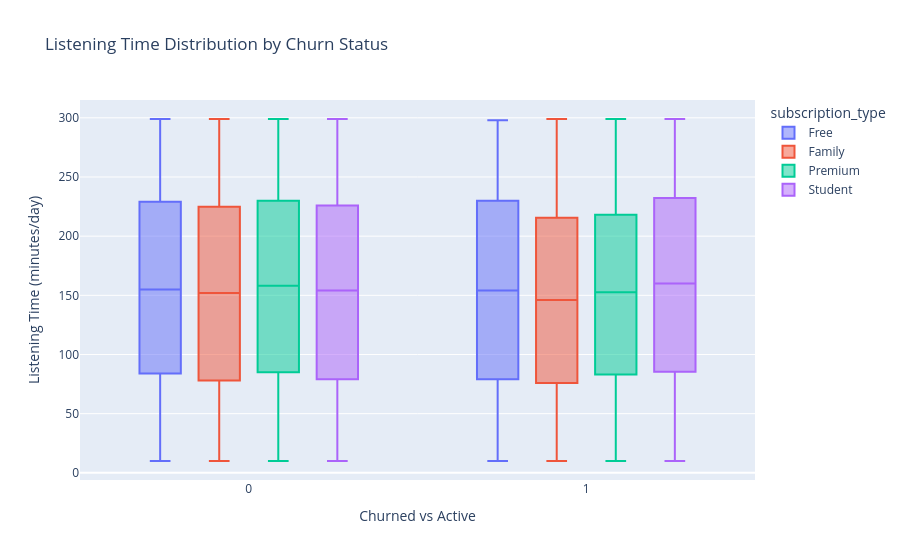

Notebook source saved alongside this figure:
### Markdown cell above
#### LISTENING TIME VS CHURN :

### Code cell
fig = px.box(df, x = "is_churned", y = "listening_time", color = "subscription_type",
             title = "Listening Time Distribution by Churn Status",
        labels = {"is_churned":"Churned vs Active","listening_time":"Listening Time (minutes/day)"})
fig.show()

### Figure 1 — Plotly figure (JSON) as saved in the notebook; plotly's stock layout.template omitted (floating-point values rounded to 4 significant figures; data arrays with more than 128 entries replaced by an {"elided": "..."} marker saying what was removed)
{"data": [{"alignmentgroup": "True", "hovertemplate": "subscription_type=Free<br>Churned vs Active=%{x}<br>Listening Time (minutes/day)=%{y}<extra></extra>", "legendgroup": "Free", "marker": {"color": "#636efa"}, "name": "Free", "notched": false, "offsetgroup": "Free", "orientation": "v", "showlegend": true, "type": "box", "x": {"elided": "2018 int values"}, "x0": " ", "xaxis": "x", "y": {"elided": "2018 int values"}, "y0": " ", "yaxis": "y"}, {"alignmentgroup": "True", "hovertemplate": "subscription_type=Family<br>Churned vs Active=%{x}<br>Listening Time (minutes/day)=%{y}<extra></extra>", "legendgroup": "Family", "marker": {"color": "#EF553B"}, "name": "Family", "notched": false, "offsetgroup": "Family", "orientation": "v", "showlegend": true, "type": "box", "x": {"elided": "1908 int values"}, "x0": " ", "xaxis": "x", "y": {"elided": "1908 int values"}, "y0": " ", "yaxis": "y"}, {"alignmentgroup": "True", "hovertemplate": "subscription_type=Premium<br>Churned vs Active=%{x}<br>Listening Time (minutes/day)=%{y}<extra></extra>", "legendgroup": "Premium", "marker": {"color": "#00cc96"}, "name": "Premium", "notched": false, "offsetgroup": "Premium", "orientation": "v", "showlegend": true, "type": "box", "x": {"elided": "2115 int values"}, "x0": " ", "xaxis": "x", "y": {"elided": "2115 int values"}, "y0": " ", "yaxis": "y"}, {"alignmentgroup": "True", "hovertemplate": "subscription_type=Student<br>Churned vs Active=%{x}<br>Listening Time (minutes/day)=%{y}<extra></extra>", "legendgroup": "Student", "marker": {"color": "#ab63fa"}, "name": "Student", "notched": false, "offsetgroup": "Student", "orientation": "v", "showlegend": true, "type": "box", "x": {"elided": "1959 int values"}, "x0": " ", "xaxis": "x", "y": {"elided": "1959 int values"}, "y0": " ", "yaxis": "y"}], "layout": {"boxmode": "group", "legend": {"title": {"text": "subscription_type"}, "tracegroupgap": 0}, "title": {"text": "Listening Time Distribution by Churn Status"}, "xaxis": {"anchor": "y", "domain": [0, 1], "title": {"text": "Churned vs Active"}}, "yaxis": {"anchor": "x", "domain": [0, 1], "title": {"text": "Listening Time (minutes/day)"}}}}
